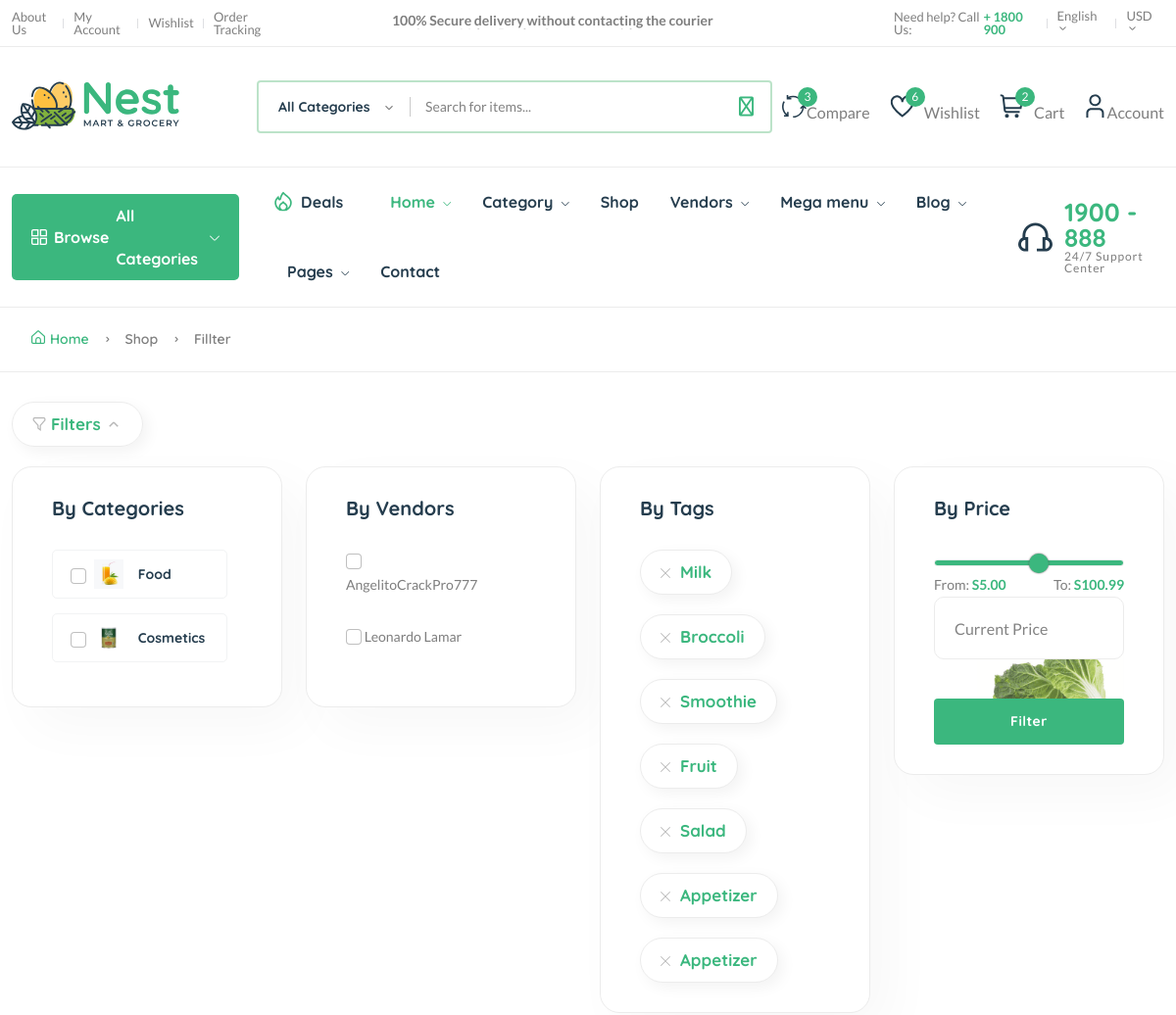
The app's page /products/ (upper part), older data.
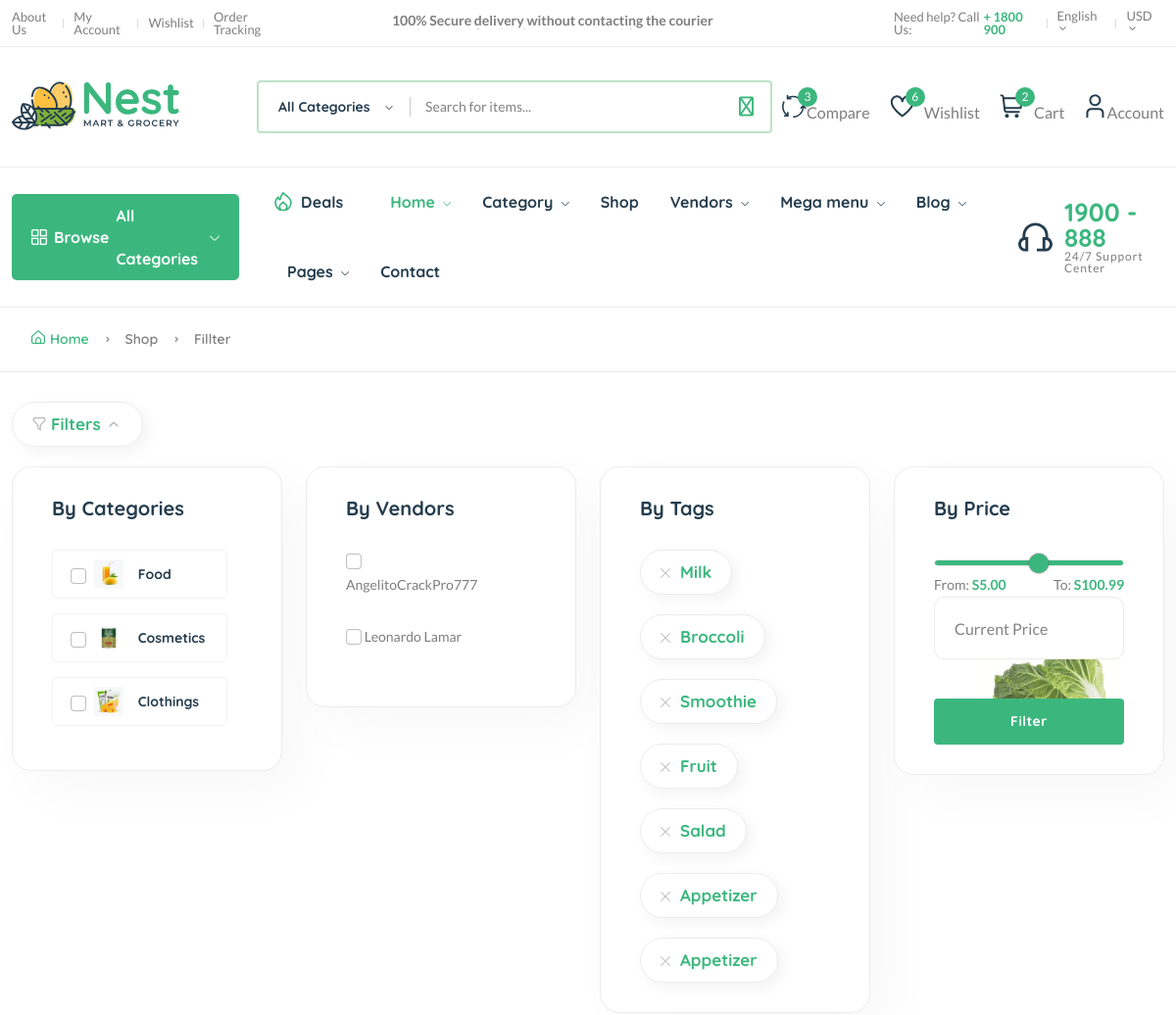
The same page, newer data.
### core/models.py (models this page shows, shortened)
class Category(models.Model):
    cid = ShortUUIDField(unique=True, max_length=20, prefix="cat", alphabet="abcdefgh12345")
    title = models.CharField(max_length=100, default="Food")
    image = models.ImageField(upload_to="category", default="categor.jpg")
    class Meta:
        verbose_name_plural = "Categories"

class Vendor(models.Model):
    vid = ShortUUIDField(unique=True, max_length=20, prefix="ven", alphabet="abcdefgh12345")
    title = models.CharField(max_length=100, default="AngelitoCrackPro777")
    image = models.ImageField(upload_to=user_directory_path, default="vendor.jpg")
    cover_image = models.ImageField(upload_to=user_directory_path, default="vendor.jpg")
    description =  RichTextUploadingField(null=True, blank=True, default="Soy el mejor vendedor")
    address = models.CharField(max_length=100, default="123 Main Street.")
    contact = models.CharField(max_length=100, default="+52 (461) 105 1335")
    chat_resp_time = models.CharField(max_length=100, default="100")
    shipping_on_time = models.CharField(max_length=100, default="100")
    authentic_rating = models.CharField(max_length=100, default="100")
    days_return = models.CharField(max_length=100, default="100")
    warranty_period = models.CharField(max_length=100, default="100")
    user = models.ForeignKey(User, on_delete=models.SET_NULL, null=True)
    date = models.DateTimeField(auto_now_add=True, null=True, blank=True)
    class Meta:
        verbose_name_plural = "Vendors"

### core/views.py (the view)
# urls.py: path("products/", product_list_view, name="product-list"),
def product_list_view(request):
    products = Product.objects.filter(product_status="published")
    context = {
        "products":products,
    }
    return render(request, 'core/product-list.html', context)

### core/context_processor.py (called while the page is built)
def default(request):
    categories = Category.objects.all()
    vendors = Vendor.objects.all()
    min_max_price = Product.objects.aggregate(Min("price"), Max("price"))
    try:
        address = Address.objects.get(user=request.user)
    except:
        address = None
    return {
        'categories':categories,
        'address':address,
        'vendors':vendors,
        'min_max_price':min_max_price
    }

### core/models.py (called while the page is built)
    def get_precentage(self):
        new_price = ((self.old_price - self.price)/ self.old_price) * 100
        return new_price

### templates/core/product-list.html (shortened to what the changed rows need)
{% extends 'partials/base.html' %}
{% load static %}
{% block content %}
    <head>
    </head>
    <main class="main">
        <div class="container mb-30 mt-30">
            <div class="row">
                <div class="col-lg-12">
                    <div class="shop-product-fillter-header">
                        <div class="row">
                            <div class="col-xl-3 col-lg-6 col-md-6 mb-lg-0 mb-md-2 mb-sm-2">
                                <div class="card">
                                    <div class="categories-dropdown-wrap font-heading">
                                        <ul>
                                            {% for c in categories %}
                                            <li>
                                                <input data-filter="category" class="form-check-input filter-checkbox" type="checkbox" name="checkbox" id="exampleCheckbox2" value="{{c.id}}"/>
                                                <a href="{% url 'core:category-product-list' c.cid %}"> <img src="{{c.image.url}}" alt="" />{{c.title}}</a>
                                            </li>
                                            {% endfor %}
                                        </ul>
                                    </div>
                                </div>
                            </div>
                            <div class="col-xl-3 col-lg-6 col-md-6 mb-lg-0 mb-md-2 mb-sm-2">
                                <div class="card">
                                    <div class="d-flex">
                                        <div class="customeee-checkbox mr-80">
                                            {% for v in vendors %}
                                            <input class="form-check-input filter-checkbox" data-filter="vendor" type="checkbox" name="checkbox" id="exampleCheckbox1" value="{{v.id}}" />
                                            <label class="form-check-label" for="exampleCheckbox1"><span>{{v.title}}</span></label>
                                            <br /><br />
                                            {% endfor %}
                                        </div>
                                    </div>
                                </div>
                            </div>
                        </div>
                    </div>
                </div>
            </div>
        </div>
    </main>
{% endblock content %}

Row changes from the older to the newer data that the page shows:
added Category: image (picture), title "Clothings"
